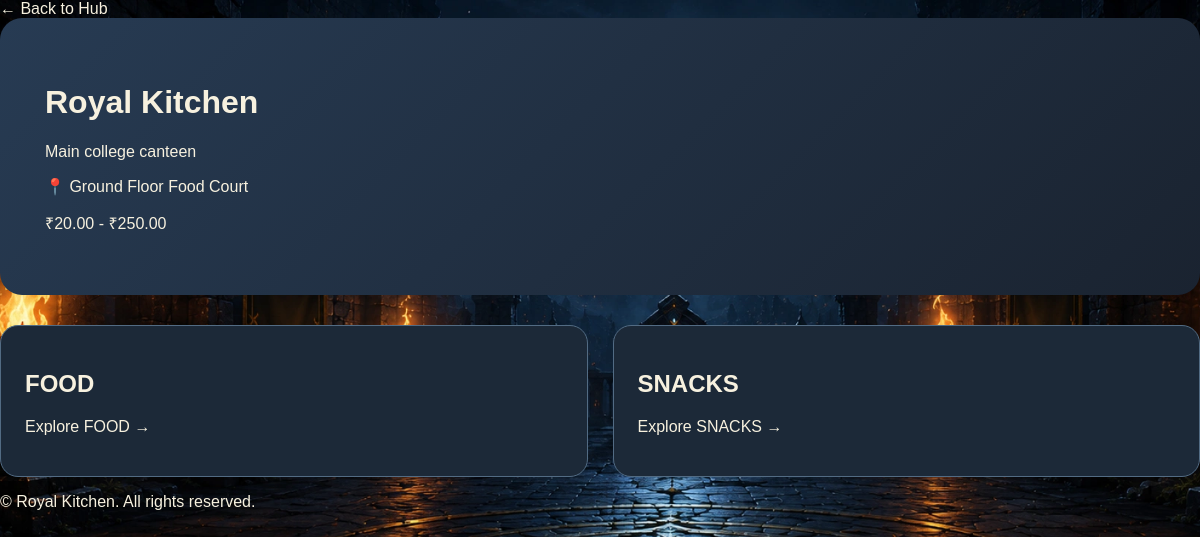
Page /vendor/royal-kitchen/ (signed in) on the earlier database version.
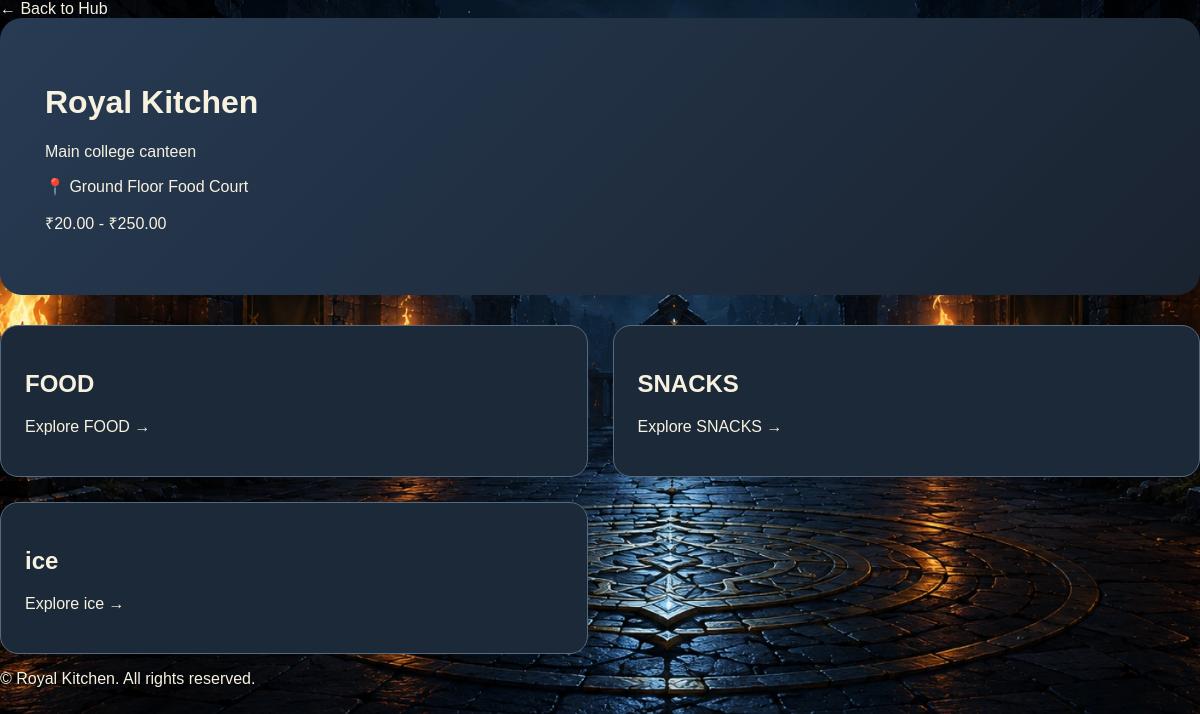
Same page on the later database version.
### core/models.py (models this page shows, shortened)
class Category(models.Model):
    vendor = models.ForeignKey(
        Vendor,
        on_delete=models.CASCADE,
        related_name="categories",
    )
    name = models.CharField(max_length=50)
    image = models.ImageField(
        upload_to="categories/",
        blank=True,
    )

### core/views.py (the view)
# urls.py: path("vendor/<slug:slug>/", views.vendor_detail, name="vendor_detail"),
@login_required
def vendor_detail(request, slug):
    vendor = get_object_or_404(Vendor, slug=slug)
    if vendor.slug == "campus-kitchen":
        template_name = "vendor/campus-kitchen/campus-kitchen.html"
    elif vendor.slug == "mario":
        template_name = "vendor/mario/mario.html"
    elif vendor.slug == "royal-kitchen":
        template_name = "vendor/royal-kitchen/royal-kitchen.html"
    elif vendor.slug == "tasty-time":
        template_name = "vendor/tasty-time/tasty-time.html"
    else:
        template_name = "vendor/default.html"
    return render(request, template_name, {"vendor": vendor})

### templates/vendor/royal-kitchen/royal-kitchen.html (shortened to what this page needs)
{% extends 'vendor/components/vendor-common.html' %}
{% load static %}
{% block vendor_css %}
<link rel="stylesheet" href="{% static 'css/vendor/royal-kitchen/royal.css' %}?v=3">
<link rel="stylesheet" href="{% static 'css/vendor/royal-kitchen/royal-effects.css' %}">
<link rel="stylesheet" href="{% static 'css/vendor/royal-kitchen/royal-animations.css' %}">
{% endblock %}
{% block body_class %}royal-kitchen-page{% endblock %}
{% block vendor_content %}
{% include 'vendor/components/vendor-header.html' %}
{% include 'vendor/components/category-card.html' %}
{% endblock %}

### templates/vendor/components/category-card.html
<div class="category-grid">
    {% for category in vendor.categories.all %}
    <a class="category-card" href="{% url 'product_list' vendor.slug category.name %}">
        <h2>{{ category.name }}</h2>
        <p>Explore {{ category.name }} →</p>
    </a>
    {% empty %}
    <div class="category-card">
        <h2>No Categories</h2>
        <p>This vendor has no categories yet.</p>
    </div>
    {% endfor %}
</div>

Differences in the rows shown:
added Category: name "ice"
